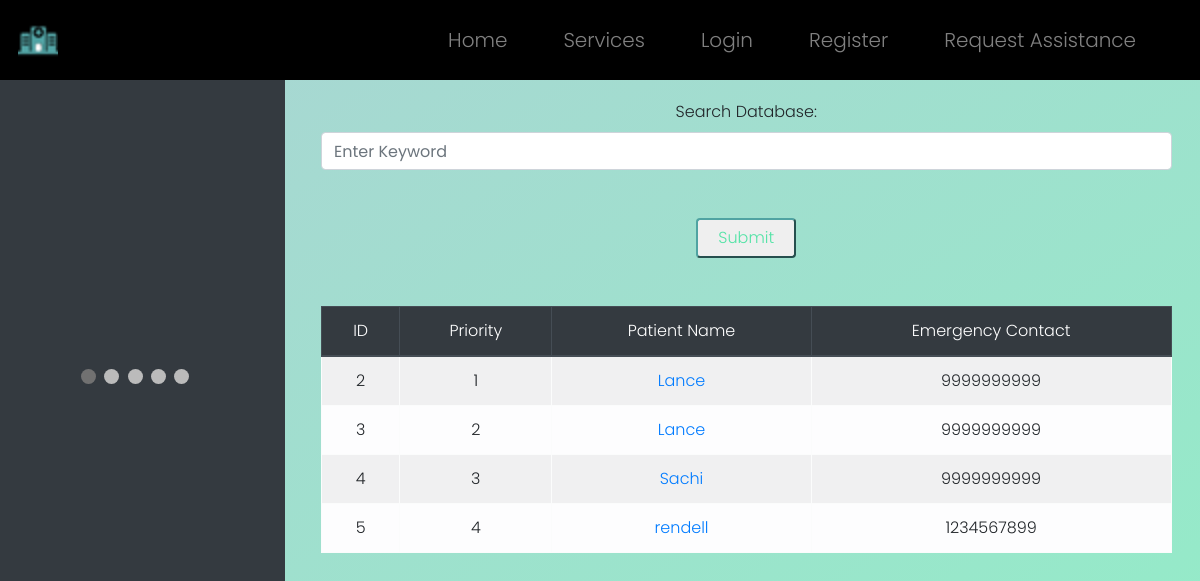
The page /requests on the database as committed earlier.
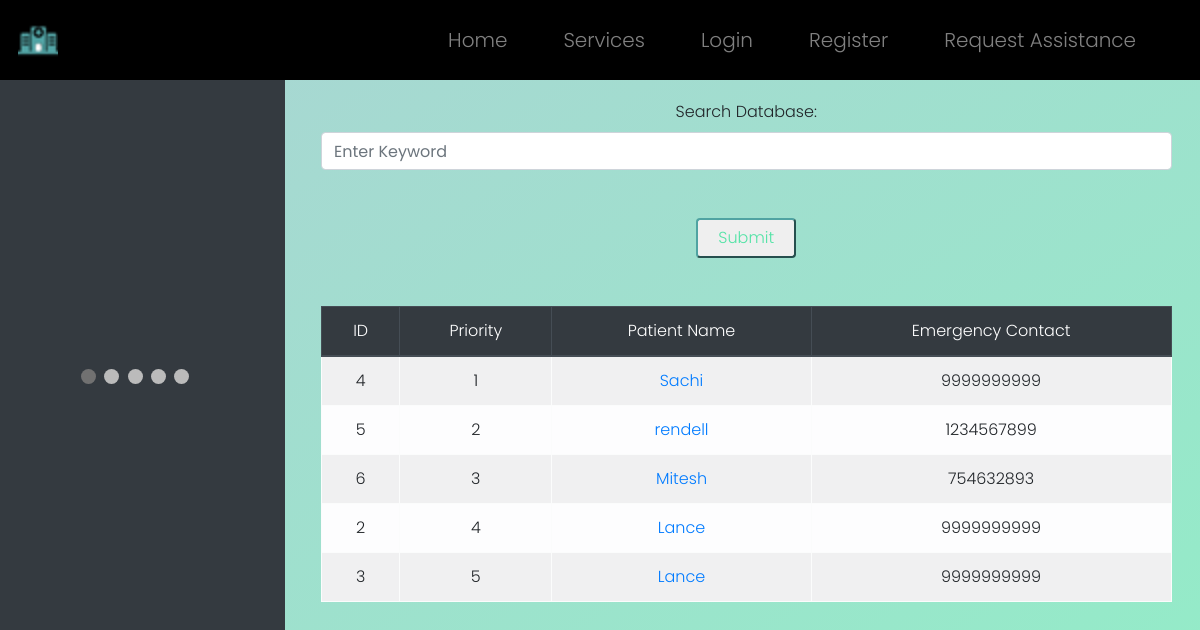
The same page on the database as committed later.
### WebApp/models.py (models this page shows)
class Req(models.Model):
    req_id = models.AutoField(primary_key=True)
    name = models.CharField(max_length=64)
    age = models.IntegerField()
    gender = models.CharField(max_length=64)
    address = models.TextField()
    phone = models.CharField(max_length=64)
    email = models.CharField(max_length=64)
    symptoms = models.TextField()
    emg_phone = models.CharField(max_length=64)

### WebApp/views.py (the view)
# urls.py: path("requests", views.reqs, name="reqs"),
def reqs(request):
    if request.method == "POST":
        fil=Req.objects.all()
        sp=request.POST["sp"]
        if sp!="":
            fil=fil.filter(name=sp)
            return render(request, "WebApp/allreqs.html", {"requests": fil})
        else:
            return render(request, "WebApp/allreqs.html", {"requests": None})
    else:
        reqs=Req.objects.all().order_by('-age')
        if reqs:
            return render(request, "WebApp/allreqs.html", {"requests": reqs})
        else:
            return render(request, "WebApp/allreqs.html", {"requests": None})

### WebApp/templates/WebApp/allreqs.html (shortened to what this page needs)
{% extends "WebApp/layout.html" %}
{% load static %}
{% block body %}
<div class="row">
	<div class="col-3 abtimg">
		<div class="slideshow-container">
            </div>
            <br>
            <div style="text-align:center">
              <span class="dot"></span>
              <span class="dot"></span>
              <span class="dot"></span>
              <span class="dot"></span>
              <span class="dot"></span>
            </div>
	</div>
	<div class="col-9 dash">
		<center>
            <form action="{% url 'reqs' %}" method="post">
                <div class=row>
                    <div class=col>
                        <label>Search Database:</label>
                        <input class="form-control intinp inp" type="text" placeholder="Enter Keyword" name="sp"/>
                    </div>
                </div>
                <br><br>
                <center><button type="submit" id="log-button">Submit</button></center>
                <br><br>
            </form>
			{% if requests == None %}
				<h2 style="font-weight: 900;">No Requests Found...</h2>
			{% else %}
			<table class="table table-striped table-light table-bordered" style="text-align: center;">
				<thead class="thead-dark">
					<tr>
                        <th scope="col" id="rank" class=head>ID</th>
                        <th scope="col" class=head>Priority</th>
						<th scope="col" class=head>Patient Name</th>
						<th scope="col" class=head>Emergency Contact</th>
					</tr>
				</thead>
				<tbody>
					{% for request in requests %}
						<tr>
                            <th scope="row">{{ request.req_id }}</th>
                            <td>{{ forloop.counter }}</td>
							<td><a href="{% url 'indirequest' id=request.req_id %}">{{ request.name }}</a></td>
							<td>{{ request.emg_phone }}</td>
						</tr>
					{% endfor %}
				</tbody>
			</table>
			{% endif %}
		</center>
	</div>
</div>
{% endblock %}

Rows that differ between the two databases and show on the page:
changed Req "Sachi": moves up the list
changed Req "rendell": moves up the list
added Req: req_id "6", name "Mitesh", emg_phone "754632893"
